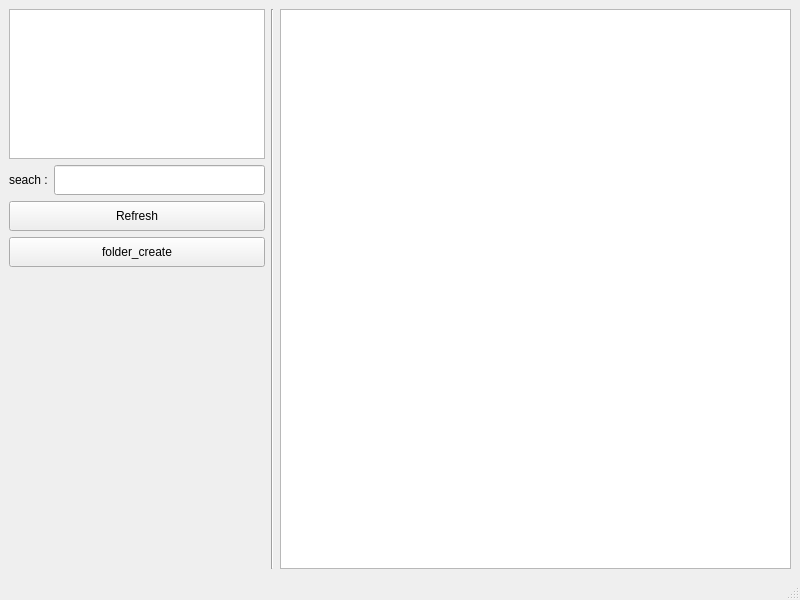
<?xml version="1.0" encoding="UTF-8"?>
<ui version="4.0">
 <class>MainWindow</class>
 <widget class="QMainWindow" name="MainWindow">
  <property name="geometry">
   <rect>
    <x>0</x>
    <y>0</y>
    <width>800</width>
    <height>600</height>
   </rect>
  </property>
  <property name="windowTitle">
   <string>Unporter</string>
  </property>
  <widget class="QWidget" name="centralwidget">
   <layout class="QVBoxLayout" name="verticalLayout_2">
    <item>
     <layout class="QHBoxLayout" name="horizontalLayout_12">
      <item>
       <layout class="QVBoxLayout" name="verticalLayout">
        <item>
         <widget class="QListView" name="asset_type">
          <property name="sizePolicy">
           <sizepolicy hsizetype="Expanding" vsizetype="Maximum">
            <horstretch>0</horstretch>
            <verstretch>0</verstretch>
           </sizepolicy>
          </property>
          <property name="minimumSize">
           <size>
            <width>0</width>
            <height>0</height>
           </size>
          </property>
          <property name="maximumSize">
           <size>
            <width>16777215</width>
            <height>150</height>
           </size>
          </property>
          <property name="font">
           <font>
            <family>나눔고딕</family>
            <pointsize>10</pointsize>
           </font>
          </property>
         </widget>
        </item>
        <item>
         <layout class="QHBoxLayout" name="horizontalLayout">
          <item>
           <widget class="QLabel" name="Seach_name">
            <property name="minimumSize">
             <size>
              <width>0</width>
              <height>30</height>
             </size>
            </property>
            <property name="text">
             <string>seach :</string>
            </property>
           </widget>
          </item>
          <item>
           <widget class="QLineEdit" name="Seach_input">
            <property name="minimumSize">
             <size>
              <width>0</width>
              <height>30</height>
             </size>
            </property>
            <property name="font">
             <font>
              <family>나눔고딕</family>
              <pointsize>10</pointsize>
             </font>
            </property>
           </widget>
          </item>
         </layout>
        </item>
        <item>
         <widget class="QPushButton" name="Refresh_btn">
          <property name="minimumSize">
           <size>
            <width>0</width>
            <height>30</height>
           </size>
          </property>
          <property name="text">
           <string>Refresh</string>
          </property>
         </widget>
        </item>
        <item>
         <widget class="QPushButton" name="fol_btn">
          <property name="minimumSize">
           <size>
            <width>0</width>
            <height>30</height>
           </size>
          </property>
          <property name="text">
           <string>folder_create</string>
          </property>
         </widget>
        </item>
        <item>
         <spacer name="verticalSpacer">
          <property name="orientation">
           <enum>Qt::Vertical</enum>
          </property>
          <property name="sizeHint" stdset="0">
           <size>
            <width>20</width>
            <height>40</height>
           </size>
          </property>
         </spacer>
        </item>
       </layout>
      </item>
      <item>
       <widget class="Line" name="line">
        <property name="orientation">
         <enum>Qt::Vertical</enum>
        </property>
       </widget>
      </item>
      <item>
       <widget class="QTreeView" name="asset_list">
        <property name="sizePolicy">
         <sizepolicy hsizetype="Expanding" vsizetype="Expanding">
          <horstretch>50</horstretch>
          <verstretch>0</verstretch>
         </sizepolicy>
        </property>
        <property name="minimumSize">
         <size>
          <width>0</width>
          <height>0</height>
         </size>
        </property>
        <property name="sizeIncrement">
         <size>
          <width>500</width>
          <height>0</height>
         </size>
        </property>
        <property name="font">
         <font>
          <family>나눔고딕</family>
          <pointsize>11</pointsize>
         </font>
        </property>
       </widget>
      </item>
     </layout>
    </item>
   </layout>
  </widget>
  <widget class="QMenuBar" name="menubar">
   <property name="geometry">
    <rect>
     <x>0</x>
     <y>0</y>
     <width>800</width>
     <height>21</height>
    </rect>
   </property>
  </widget>
  <widget class="QStatusBar" name="statusbar"/>
 </widget>
 <resources/>
 <connections/>
</ui>
